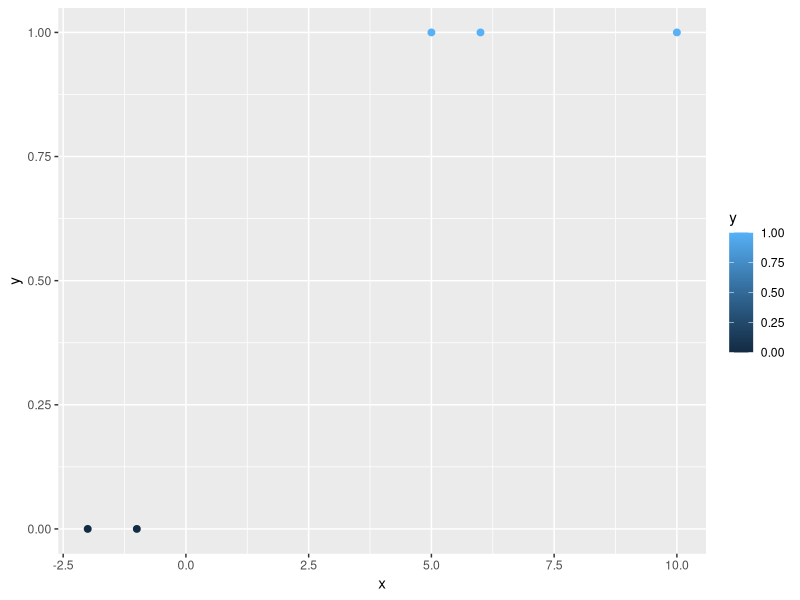

Write R code to recreate this figure.
x = c(-2, 5, -1, 10, 6)
y = c(0,1,0,1,1)
data = data.frame(x,y)
head(data)

summary(glm(y~x, data=data, family="binomial"))

library(ggplot2)
ggplot(data,aes(x=x, y=y, color=y)) + geom_point(size=2)

beta0 = 0
beta1 = 1
exp(beta0+beta1*5)/(1+exp(beta0+beta1*5))
